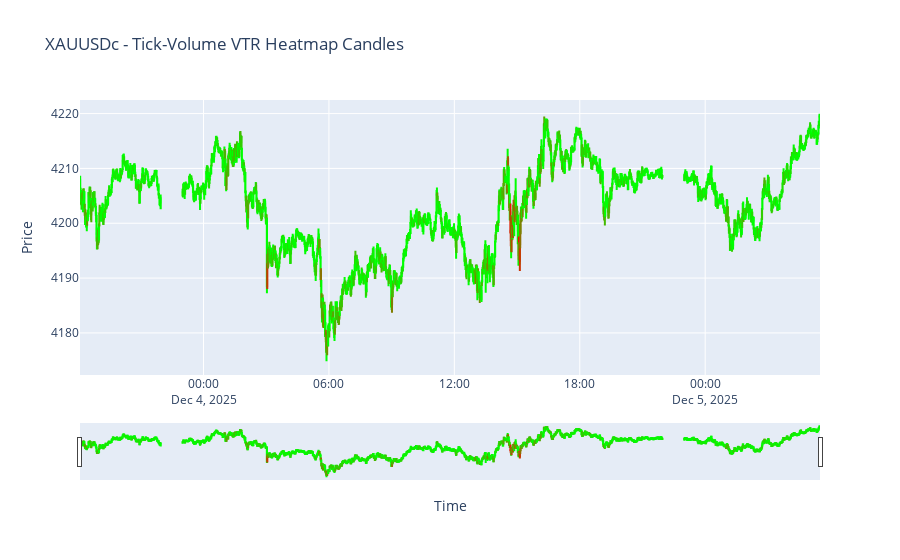

Notebook cell for this chart:
### Markdown cell above
### Fetch bars from a specific date:
1. For example, to start exactly on December 5:
    >`utc_from = datetime(2025, 12, 5)`
3. Or fetch recent bars_to_fetch bars only (no timedelta):
   >This will just get the last 1000 bars from the current time.
    >`rates = mt5.copy_rates_from_pos(symbol, timeframe, 0, bars_to_fetch)`
>`copy_rates_from_pos(symbol, timeframe, 0, bars_to_fetch)` fetches the most recent `bars_to_fetch bars`, ignoring any start date.
4. Or simply
>`utc_from = datetime.now()`

### Code cell
import MetaTrader5 as mt5
import pandas as pd
import numpy as np
import plotly.graph_objects as go
from datetime import datetime, timedelta

# -------------------------------
# 1. Initialize MT5
# -------------------------------
if not mt5.initialize():
    raise RuntimeError("MT5 initialization failed")

symbol = "XAUUSDc"
timeframe = mt5.TIMEFRAME_M1  # 1-minute bars
bars_to_fetch = 2000  # number of bars

# -------------------------------
# 2. Fetch bars from MT5
# -------------------------------
utc_from = datetime.now()
rates = mt5.copy_rates_from(symbol, timeframe, utc_from, bars_to_fetch)
mt5.shutdown()

if rates is None or len(rates) == 0:
    raise RuntimeError("No bars retrieved from MT5")

df = pd.DataFrame(rates)
df['time'] = pd.to_datetime(df['time'], unit='s')

# -------------------------------
# 3. Calculate Tick-Volume VTR
# -------------------------------
df['VTR'] = df['tick_volume'] * df['tick_volume'].diff().abs()
df['VTR'] = df['VTR'].fillna(0)

# -------------------------------
# 4. Normalize VTR for color intensity
# -------------------------------
vtr_max = df['VTR'].max()
vtr_min = df['VTR'].min()
# normalize 0-1
df['VTR_norm'] = (df['VTR'] - vtr_min) / (vtr_max - vtr_min + 1e-9)

# Create a color gradient from light yellow (low) to red (high)
def vtr_to_color(v):
    # v in 0-1
    r = int(255 * v)
    g = int(255 * (1 - v))
    b = 0
    return f'rgb({r},{g},{b})'

df['color'] = df['VTR_norm'].apply(vtr_to_color)

# -------------------------------
# 5. Plot VTR Heatmap Candles
# -------------------------------
fig = go.Figure()

for i, row in df.iterrows():
    fig.add_trace(go.Candlestick(
        x=[row['time']],
        open=[row['open']],
        high=[row['high']],
        low=[row['low']],
        close=[row['close']],
        increasing_line_color=row['color'],
        decreasing_line_color=row['color'],
        showlegend=False
    ))

fig.update_layout(
    title=f"{symbol} - Tick-Volume VTR Heatmap Candles",
    xaxis_title='Time',
    yaxis_title='Price'
)

fig.show()
